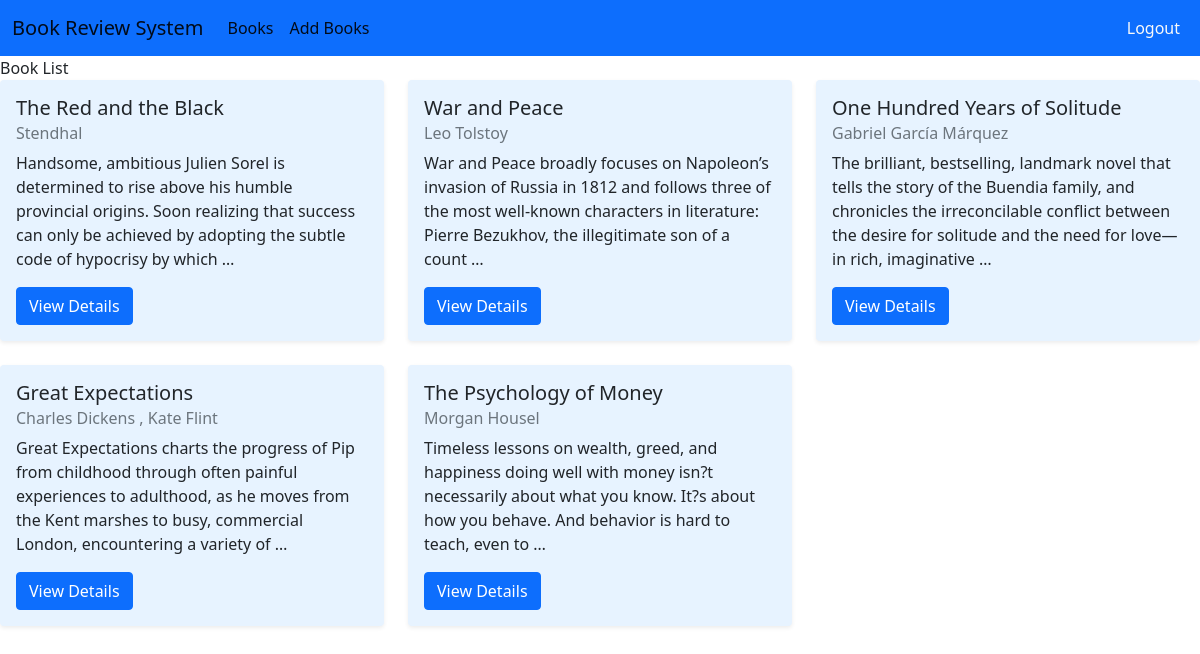
The page /book/booklist/ (signed in) on the database its author committed.
### book/models.py (models this page shows, shortened)
class Book(models.Model):
    GENRE_CHOICES = [
        ('fiction','Fiction'),
        ('non-fiction','Non-Fiction'),
        ('science','Science'),
        ('technology','Technology'),
        ('history','History'),
        ('other','Other')
    ]
    title = models.CharField(max_length=100)
    author = models.CharField(max_length=100)
    description = models.TextField()
    genre = models.CharField(max_length=20,choices=GENRE_CHOICES)
    isbn = models.CharField('ISBN',max_length=13,unique=True)
    publish_date = models.DateField()
    average_rating = models.DecimalField(
        max_digits=3,
        decimal_places=2,
        validators=[MaxValueValidator(5),MinValueValidator(0)],
        default=0
        )
    created_at = models.DateTimeField(auto_now_add=True)
    updated_at = models.DateTimeField(auto_now=True)

### book/views.py (the view)
# urls.py: path('booklist/',book_list,name='book-list'),
@login_required(login_url='login')
def book_list(request):
    books = Book.objects.all().order_by('-created_at') #Order by date carrying from models
    return render(request, 'book/book_list.html',{'book':books})

### book/templates/book/book_list.html (shortened to what this page needs)
{% include "base.html" %}
{% block content %}
<div class="row row-cols-1 row-cols-md-3 g-4">
    {% for books in book %}
    <div class="col">
        <div class="card shadow-sm h-100">
            <div class="card-body">
                <h5 class="card-title">{{ books.title }}</h5>
                <h6 class="card-subtitle mb-2 text-muted">{{ books.author }}</h6>
                <p class="card-text">{{ books.description|truncatewords:30 }}</p>
                <a href="{% url 'book-detail' books.id %}" class="btn btn-primary">View Details</a>
            </div>
        </div>
    </div>
    {% empty %}
    <div class="col-12">
        <p>No books found.</p>
    </div>
    {% endfor %}
</div>
{% endblock content %}

### book/templates/base.html (shortened to what this page needs)
<!DOCTYPE html>
<html lang="en">
<head>
    <link href="https://cdn.jsdelivr.net/npm/bootstrap@5.0.2/dist/css/bootstrap.min.css" rel="stylesheet">
</head>
<body>
    <nav class="navbar navbar-expand-lg navbar-light bg-primary">
        <div class="container-fluid">
          <a class="navbar-brand" href="#">Book Review System</a>
          <div class="collapse navbar-collapse" id="navbarSupportedContent">
            <ul class="navbar-nav me-auto mb-2 mb-lg-0">
              <li class="nav-item">
                <a class="nav-link active" href="{% url 'book-list' %}">Books</a>
              </li>
              <li class="nav-item">
                <a class="nav-link active" href="{% url 'create-book' %}">Add Books</a>
              </li>
            </ul>
            <ul class="navbar-nav ms-auto">
              <li class="nav-item">
                <a class="nav-link active text-light" href="{% url 'logout' %}">Logout</a>
              </li>
            </ul>
          </div>
        </div>
      </nav>
</body>
</html>

### book/templates/book/book_list.html (style rules this page uses)
.card { background-color: #e7f3ff; border: none; }

### rows shown on the page
Book: title "The Red and the Black", author "Stendhal", description "Handsome, ambitious Julien Sorel is determined to rise above his humble provincial origins. Soon realizing that success can only be achieved by adopting the subtle code of hypocrisy by which …"
Book: title "War and Peace", author "Leo Tolstoy", description "War and Peace broadly focuses on Napoleon’s invasion of Russia in 1812 and follows three of the most well-known characters in literature: Pierre Bezukhov, the illegitimate son of a count …"
Book: title "One Hundred Years of Solitude", author "Gabriel García Márquez", description "The brilliant, bestselling, landmark novel that tells the story of the Buendia family, and chronicles the irreconcilable conflict between the desire for solitude and the need for love—in rich, imaginative …"
Book: title "Great Expectations", author "Charles Dickens , Kate Flint", description "Great Expectations charts the progress of Pip from childhood through often painful experiences to adulthood, as he moves from the Kent marshes to busy, commercial London, encountering a variety of …"
Book: title "The Psychology of Money", author "Morgan Housel", description "Timeless lessons on wealth, greed, and happiness doing well with money isn?t necessarily about what you know. It?s about how you behave. And behavior is hard to teach, even to …"
